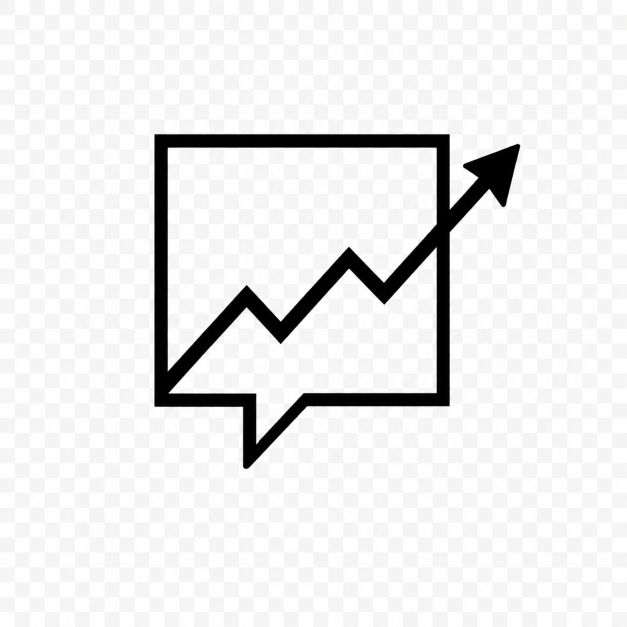
#> input picture ChatGPT Image Jun 7, 2026, 11_18_31 PM.png, 1254 x 1254 px, given in place of Market bubble banner.png, which was not available (shown at 1/2 size)
$ python render_intro.py '../ChatGPT Image Jun 7, 2026, 11_18_31 PM.png'
#> lines starting #> are read from the running program, lines starting #| are printed output that depends on the picture; pictures that were not available may be replaced by others from this repository, and a replacement may not be noted
"""Programmatic letterpress intro renderer for Market Bubble HQ.

Rebuilds the site intro frame-by-frame from real brand assets — no AI footage:
  - paper synthesized from the site's own grain (public/brand/paper-grain.png),
    toned to match the brand banner's silver cardstock
  - the exact wordmark (market-bubble-logo-2-black.png) pressed in with a
    letterpress deboss (ink + pressed-edge shadow + light catch + contact shadow)
  - a continuous eased push-in computed as float-precision crop boxes at 4K,
    downscaled per frame with Lanczos (sub-pixel accurate => zero jitter)

Usage:
  python scripts/render_intro.py stills   # 3 key frames -> public/brand/_intro_preview/
  python scripts/render_intro.py render   # all frames -> encode intro.mp4/webm/poster
"""

from __future__ import annotations

import shutil
import subprocess
import sys
from pathlib import Path

import numpy as np
from PIL import Image, ImageFilter

ROOT = Path(__file__).resolve().parent.parent
BRAND = ROOT / "public" / "brand"

# ── canvas / timeline ────────────────────────────────────────────────────────
W, H = 3840, 2160          # composition resolution (4x supersample of output)
OUT_W, OUT_H = 1920, 1080
FPS = 24
N_FRAMES = 96              # 4.0s
T_TOTAL = N_FRAMES / FPS

ZOOM_MAX = 0.05            # 5% push-in across the whole clip

# press choreography (seconds) — a GRAND stamp: a long anticipation beat on the
# drifting paper, then a decisive press with a weighty settle and slow shadow bloom.
T_APPEAR = 0.75            # press begins after a stately beat of paper
T_INKED = 0.95             # ink fully opaque (~5 frames — decisive, not a fade)
T_SETTLED = 1.45           # scale + shadows fully settled (composition static after)

# ── look ─────────────────────────────────────────────────────────────────────
PAPER_BASE = np.array([219.0, 218.0, 222.0])   # silver cardstock (banner tone)
INK = np.array([23.0, 23.0, 26.0])             # near-black ink
INK_OPACITY = 0.94                             # texture breathes through the ink (banner-like)
LOGO_W_4K = 480                                # wordmark width on the 4K canvas (~12.5% of frame)
LOGO_LIFT = 0.012                              # optical centering: raise by 1.2% of H

SHADOW_EDGE_PX = 6         # pressed-edge shadow offset (4K px)
SHADOW_EDGE_BLUR = 7
SHADOW_EDGE_STR = 0.42
CATCH_PX = 5               # light catch below the deboss (4K px)
CATCH_BLUR = 6
CATCH_STR = 60.0           # additive brightness
CONTACT_BLUR = 22
CONTACT_STR = 0.085


def smoothstep(x: float) -> float:
    x = max(0.0, min(1.0, x))
    return x * x * (3.0 - 2.0 * x)


def opacity_at(t: float) -> float:
    return smoothstep((t - T_APPEAR) / (T_INKED - T_APPEAR))


def logo_scale_at(t: float) -> float:
    """1.12 -> 0.992 (a weighty press) -> 1.0 with a slow recovery: grand, deliberate."""
    if t <= T_APPEAR:
        return 1.12
    if t <= 1.05:
        return 1.12 + (0.992 - 1.12) * smoothstep((t - T_APPEAR) / (1.05 - T_APPEAR))
    if t <= T_SETTLED:
        return 0.992 + (1.0 - 0.992) * smoothstep((t - 1.05) / (T_SETTLED - 1.05))
    return 1.0


def shadow_at(t: float) -> float:
    return smoothstep((t - 0.85) / 0.55)


def contact_at(t: float) -> float:
    """Contact shadow blooms with the press, then relaxes slowly to a resting level."""
    bloom = smoothstep((t - 0.88) / 0.20)
    relax = 1.0 - 0.40 * smoothstep((t - 1.15) / 0.45)
    return bloom * relax


def blur_map(a: np.ndarray, radius: float) -> np.ndarray:
    img = Image.fromarray(np.clip(a * 255.0, 0, 255).astype(np.uint8), "L")
    img = img.filter(ImageFilter.GaussianBlur(radius))
    return np.asarray(img).astype(np.float32) / 255.0


def banner_texture() -> np.ndarray:
    """Fiber detail sampled from the brand banner itself: a clean cardstock patch,
    high-passed (lighting removed) and normalized to unit std."""
    b = Image.open(BRAND / "Market bubble banner.png").convert("L")
    patch = np.asarray(b.crop((40, 330, 700, 630))).astype(np.float32)
    blur = np.asarray(
        Image.fromarray(patch.astype(np.uint8), "L").filter(ImageFilter.GaussianBlur(20))
    ).astype(np.float32)
    tex = patch - blur
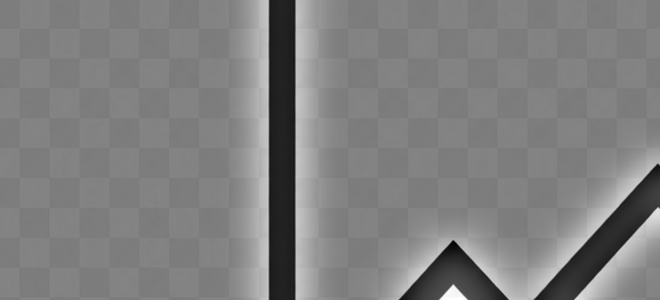
#> tex: shape (300, 660) float32; min -181, max 180, mean 0.1; drawn with min black and max white
    return tex / max(float(tex.std()), 1e-6)


def synth_banner_texture(seed: int = 11, freq_scale: float = 1.0) -> np.ndarray:
    """Texture synthesis: a unique full-4K field whose frequency spectrum matches the
    banner patch (random-phase method). Same fiber character — including its
    directionality — but statistically generated, so zero tiling repetition."""
    tex = banner_texture()
    mag = np.abs(np.fft.fftshift(np.fft.fft2(tex))).astype(np.float32)
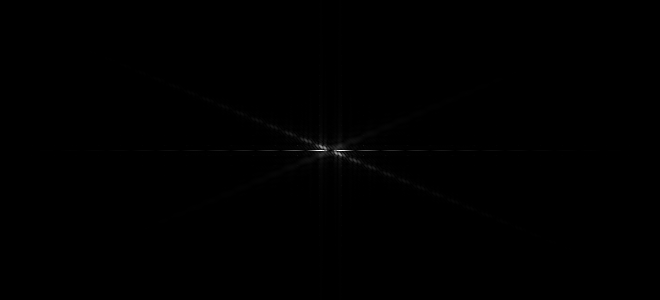
#> mag: shape (300, 660) float32; min 0.0199, max 30560.3, mean 59.4; drawn with min black and max white
    tw = max(8, int(round(W * freq_scale)))
    th = max(8, int(round(H * freq_scale)))
    mag_big = np.asarray(
        Image.fromarray(mag, mode="F").resize((tw, th), Image.Resampling.LANCZOS),
        dtype=np.float32,
    )
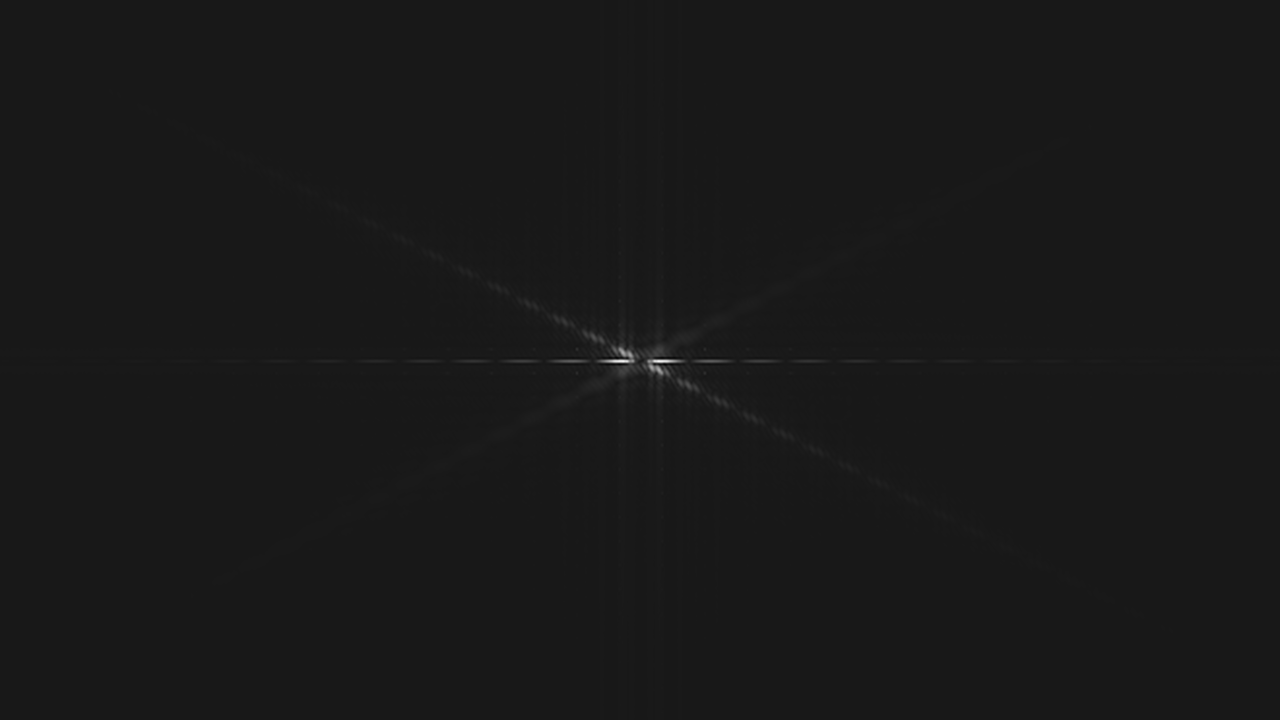
#> mag_big: shape (2160, 3840) float32 (shown at 1/3 size); min -3285.2, max 30708.2, mean 59.4; drawn with min black and max white
    if freq_scale != 1.0:  # center-crop / pad back to canvas size
        canvas = np.zeros((H, W), np.float32)
        y0, x0 = (th - H) // 2, (tw - W) // 2
        if y0 >= 0 and x0 >= 0:
            canvas = mag_big[y0 : y0 + H, x0 : x0 + W]
        else:
            canvas[-y0 : -y0 + th, -x0 : -x0 + tw] = mag_big
        mag_big = canvas
    rng = np.random.default_rng(seed)
    phase = rng.uniform(0.0, 2.0 * np.pi, (H, W)).astype(np.float32)
    spec = np.fft.ifftshift(mag_big * np.exp(1j * phase))
    out = np.real(np.fft.ifft2(spec)).astype(np.float32)
    return out / max(float(out.std()), 1e-6)
#> returned value: shape (2160, 3840) float32


def build_paper() -> np.ndarray:
    """4K cardstock built from the banner's own fiber texture (spectrally synthesized,
    non-repeating) + site grain accent + seeded fibers + soft lighting. Bright tone."""
    paper = np.ones((H, W, 3), np.float32) * PAPER_BASE.astype(np.float32)

    t1 = synth_banner_texture(seed=11, freq_scale=1.0)   # banner-character fibers
    t2 = synth_banner_texture(seed=23, freq_scale=0.45)  # broader undulation, same DNA
    paper += (t1 * 7.5 + t2 * 4.0)[..., None]

    grain_src = Image.open(BRAND / "paper-grain.png").convert("L")
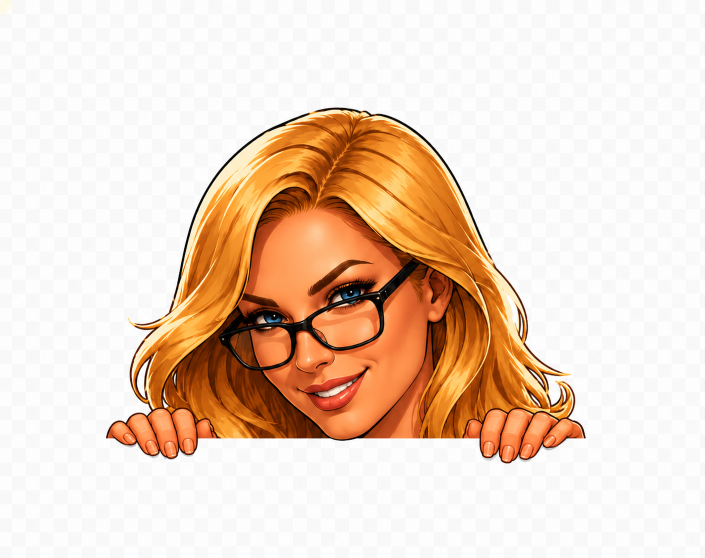
#> input picture bubbles inditial idle.png, 1409 x 1116 px, given in place of paper-grain.png, which was not available (shown at 1/2 size)
    tile = grain_src.resize((260, 260), Image.Resampling.LANCZOS)
    ta = np.asarray(tile).astype(np.float32)
    g1 = np.tile(ta, (H // 260 + 2, W // 260 + 2))[:H, :W]
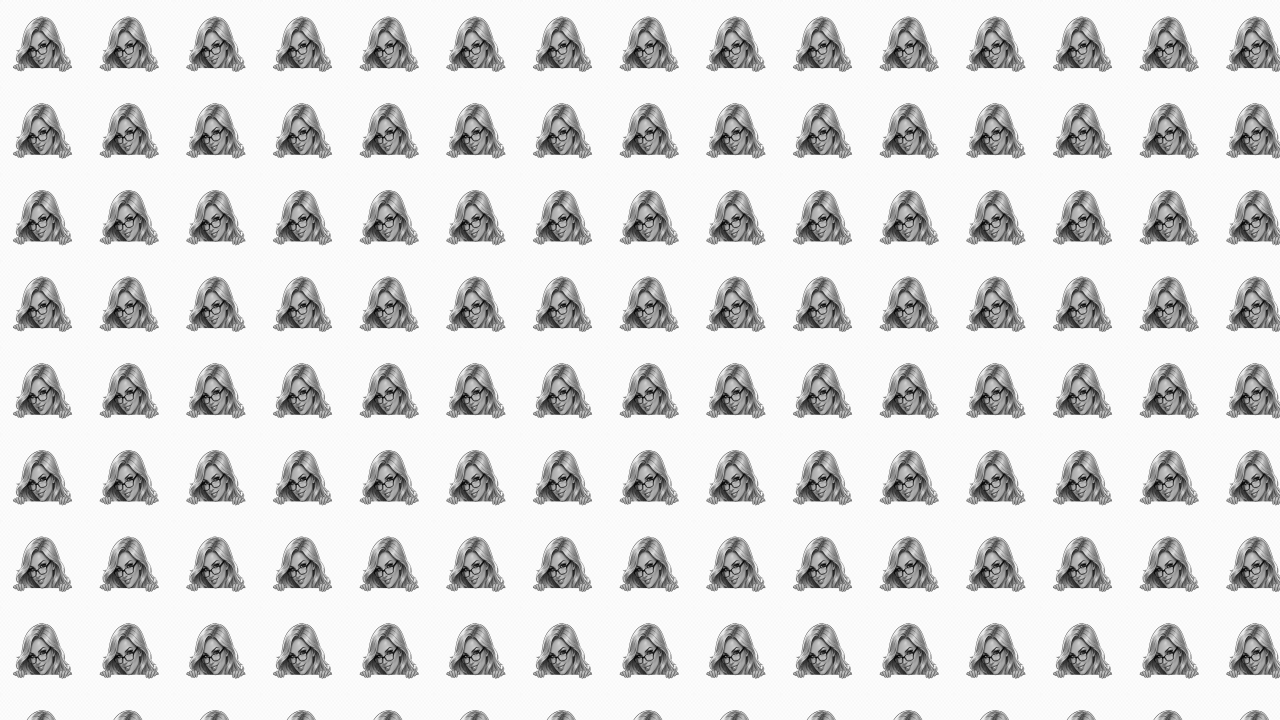
#> g1: shape (2160, 3840) float32 (shown at 1/3 size); min 0, max 255, mean 218.8
    paper += (((g1 - 127.5) / 127.5) * 5.0)[..., None]   # site-grain continuity accent

    rng = np.random.default_rng(7)
    fibers = rng.normal(0.0, 1.0, (H // 2, W // 2)).astype(np.float32)
    fibers_img = Image.fromarray(np.clip(fibers * 40 + 128, 0, 255).astype(np.uint8), "L")
    fibers_img = fibers_img.filter(ImageFilter.GaussianBlur(0.8)).resize(
        (W, H), Image.Resampling.BILINEAR
    )
#> fibers_img: PIL image 3840x2160 L
    fibers_full = (np.asarray(fibers_img).astype(np.float32) - 128.0) / 40.0
    paper += fibers_full[..., None] * 3.2

    yy, xx = np.mgrid[0:H, 0:W].astype(np.float32)
    cx, cy = W * 0.5, H * 0.46
    r = np.sqrt((xx - cx) ** 2 + (yy - cy) ** 2)
    r /= r.max()
    light = 1.035 - 0.105 * np.power(r, 1.8)
    paper *= light[..., None]
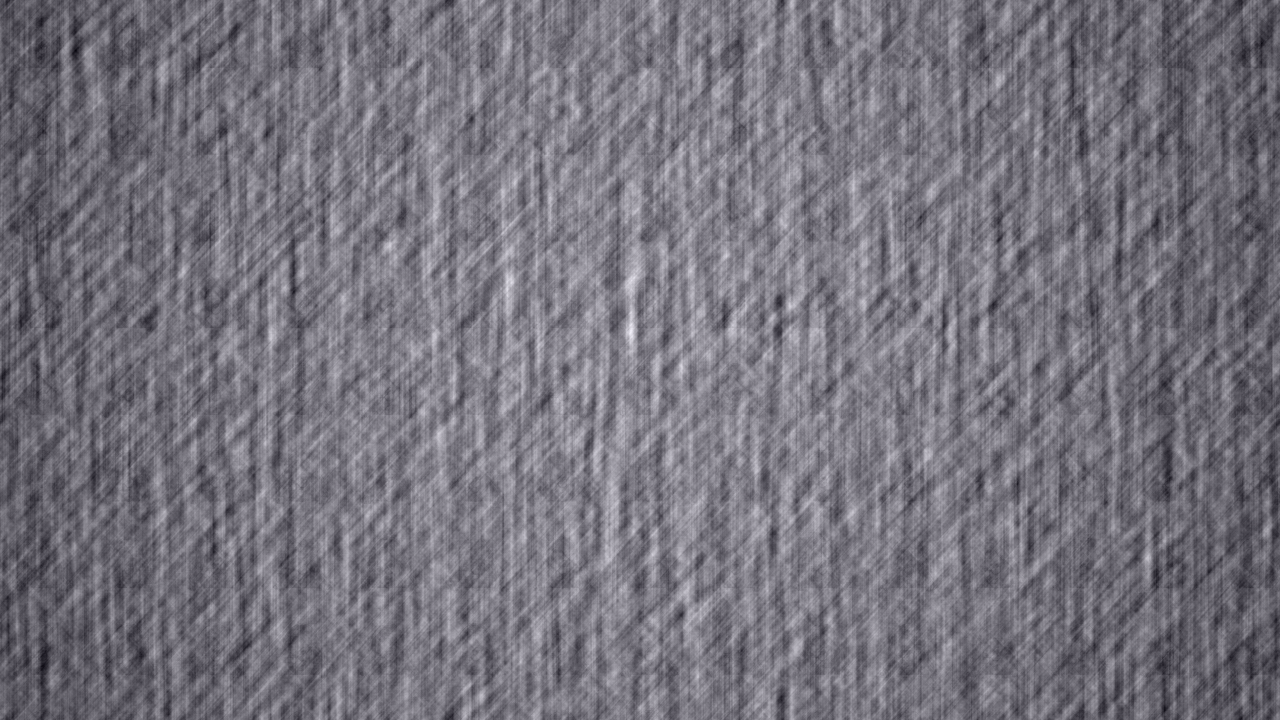
#> paper: shape (2160, 3840, 3) float32 (shown at 1/3 size); mean of channels 0, 1, 2 236.4, 235.3, 239.7; drawn with min black and max white

    return np.clip(paper, 0, 255)
#> returned value: shape (2160, 3840, 3) float32


def load_logo() -> Image.Image:
    return Image.open(BRAND / "market-bubble-logo-2-black.png").convert("RGBA")
#> returned value: PIL image 1409x1116 RGBA


def compose(t: float, paper: np.ndarray, logo: Image.Image) -> Image.Image:
    """Paper + letterpress logo at time t, as a 4K PIL image."""
    out = paper.copy()
    op = opacity_at(t)
    if op > 0.0:
        s = logo_scale_at(t)
        lw = int(round(LOGO_W_4K * s))
        lh = int(round(lw * logo.height / logo.width))
        lg = logo.resize((lw, lh), Image.Resampling.LANCZOS)
        a = np.asarray(lg)[:, :, 3].astype(np.float32) / 255.0 * op

        acan = np.zeros((H, W), np.float32)
        x0 = (W - lw) // 2
        y0 = (H - lh) // 2 - int(H * LOGO_LIFT)
        acan[y0 : y0 + lh, x0 : x0 + lw] = a

        ink_a = (acan * INK_OPACITY)[..., None]
        out = out * (1.0 - ink_a) + INK * ink_a

        sh = shadow_at(t)
        if sh > 0.0:
            # pressed-edge shadow: inner rim at the top of the depression
            inner_top = np.clip(acan - np.roll(acan, SHADOW_EDGE_PX, axis=0), 0, 1)
            inner_top = blur_map(inner_top, SHADOW_EDGE_BLUR)
            out *= (1.0 - inner_top * SHADOW_EDGE_STR * sh)[..., None]

            # light catch: paper catching light just below the deboss
            rim = np.clip(np.roll(acan, CATCH_PX, axis=0) - acan, 0, 1)
            rim = blur_map(rim, CATCH_BLUR)
            out += (rim * CATCH_STR * sh)[..., None]

            # soft contact shadow grounding the mark
            contact = blur_map(np.roll(acan, 10, axis=0), CONTACT_BLUR)
            out *= (1.0 - contact * CONTACT_STR * contact_at(t) * sh)[..., None]

    return Image.fromarray(np.clip(out, 0, 255).astype(np.uint8), "RGB")


def zoom_frame(base: Image.Image, t: float) -> Image.Image:
    """Float-precision centered crop -> 1080p Lanczos resample (sub-pixel zoom)."""
    s = 1.0 + ZOOM_MAX * smoothstep(t / T_TOTAL)
    cw, ch = W / s, H / s
    x0, y0 = (W - cw) / 2.0, (H - ch) / 2.0
    return base.resize(
        (OUT_W, OUT_H), Image.Resampling.LANCZOS, box=(x0, y0, x0 + cw, y0 + ch)
    )


def render_stills() -> None:
    out_dir = BRAND / "_intro_preview"
    out_dir.mkdir(exist_ok=True)
    paper = build_paper()
    logo = load_logo()
    for name, t in [("still_1_paper", 0.15), ("still_2_press", 0.58), ("still_3_hold", 3.0)]:
        frame = zoom_frame(compose(t, paper, logo), t)
        frame.save(out_dir / f"{name}.png")
        print("wrote", out_dir / f"{name}.png")
#> this loop made 3 passes
#> (cw in zoom_frame, ch in zoom_frame) on passes 1 to 3: (3839.2, 2159.6), (3829.1, 2153.9), (3684.6, 2072.6)
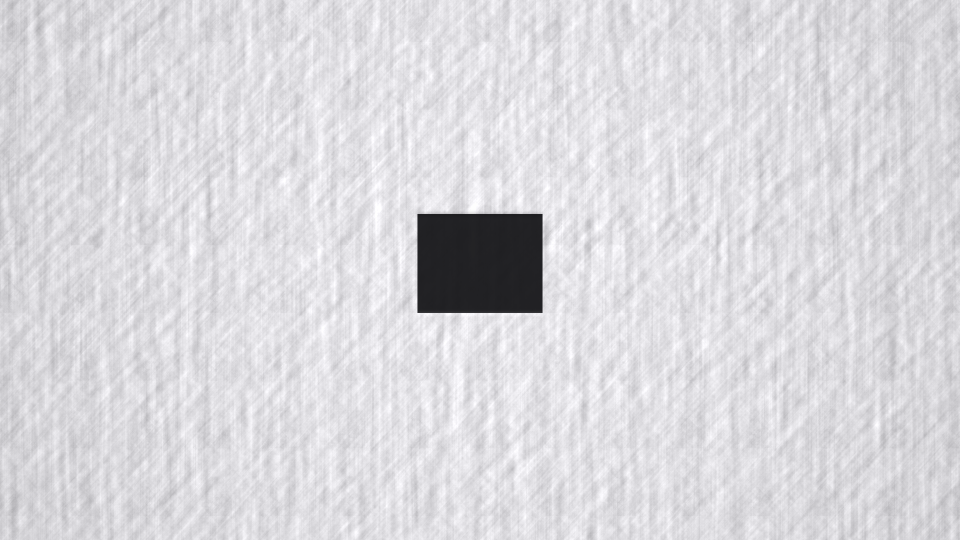
#> frame: PIL image 1920x1080 RGB (shown at 1/2 size); mean R, G, B 217.5, 216.5, 220.5


# [41 lines left out: function render_full, not called in this run]


if __name__ == "__main__":
    mode = sys.argv[1] if len(sys.argv) > 1 else "stills"
    if mode == "render":
        render_full()
    else:
        render_stills()
